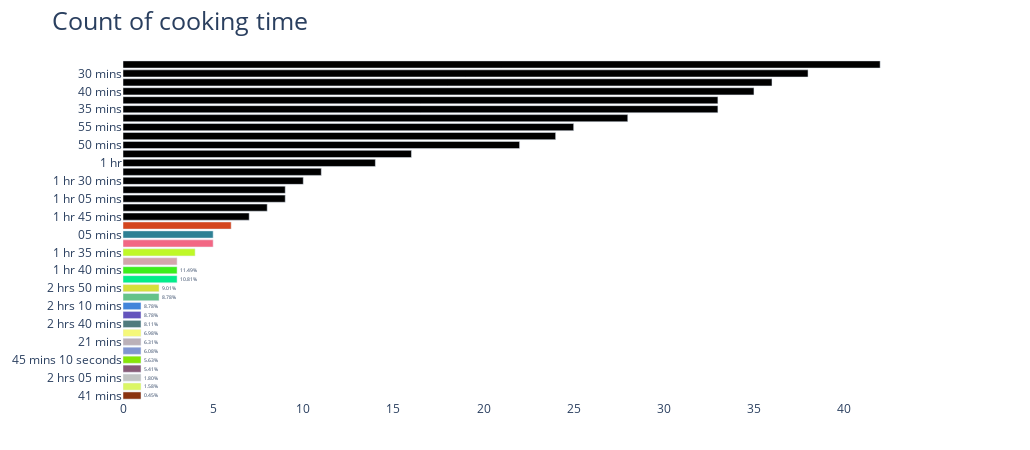

Notebook source saved alongside this figure:
### Code cell
trace = go.Bar(
            x=data1.cook_time.value_counts().values[::-1],
            y= [i for i in data1.cook_time.value_counts().index][::-1],
            text =labelpercents[::-1],  textposition = 'outside', 
            orientation = 'h',marker = dict(color = random_colours(20)))
layout = go.Layout(title='Count of cooking time',
                   titlefont = dict(size = 25),
                   width=1030, height=450, 
                   plot_bgcolor = 'rgba(0,0,0,0)',
                   
                   margin=dict(l=75,r=110,b=50,t=60),
                   )
data = [trace]
fig = dict(data=data, layout=layout)
iplot(fig, filename='horizontal-bar')

### Figure 1 — Plotly figure (JSON) as saved in the notebook; plotly's stock layout.template omitted (floating-point values rounded to 4 significant figures)
{"data": [{"marker": {"color": ["#8A330F", "#DBF665", "#C1C4C3", "#865B77", "#86E509", "#8196D1", "#BBB1B9", "#F5F87A", "#507B7E", "#6454BD", "#4385DA", "#64C289", "#D6DF3A", "#02ED8A", "#3CEE1C", "#D4A6AC", "#BFF828", "#F26784", "#2E8094", "#D4451E"]}, "orientation": "h", "text": ["0.45%", "1.58%", "1.80%", "5.41%", "5.63%", "6.08%", "6.31%", "6.98%", "8.11%", "8.78%", "8.78%", "8.78%", "9.01%", "10.81%", "11.49%"], "textposition": "outside", "type": "bar", "x": [1, 1, 1, 1, 1, 1, 1, 1, 1, 1, 1, 2, 2, 3, 3, 3, 4, 5, 5, 6, 7, 8, 9, 9, 10, 11, 14, 16, 22, 24, 25, 28, 33, 33, 35, 36, 38, 42], "y": ["41 mins", "1 hr  20 seconds", "2 hrs 05 mins", "4 hrs 50 mins", "45 mins 10 seconds", "2 hrs 29 mins", "21 mins", "45 mins 20 seconds", "2 hrs 40 mins", "8 hrs 40 mins", "2 hrs 10 mins", "2 hrs 25 mins", "2 hrs 50 mins", "1 hr 55 mins", "1 hr 40 mins", "2 hrs 30 mins", "1 hr 35 mins", "1 hr 50 mins", "05 mins", "1 hr 20 mins", "1 hr 45 mins", "1 hr 10 mins", "1 hr 05 mins", "1 hr 15 mins", "1 hr 30 mins", "1 hr 25 mins", "1 hr", "15 mins", "50 mins", "10 mins", "55 mins", "45 mins", "35 mins", "20 mins", "40 mins", "25 mins", "30 mins", 0]}], "layout": {"height": 450, "margin": {"b": 50, "l": 75, "r": 110, "t": 60}, "plot_bgcolor": "rgba(0,0,0,0)", "title": {"font": {"size": 25}, "text": "Count of cooking time"}, "width": 1030}}
